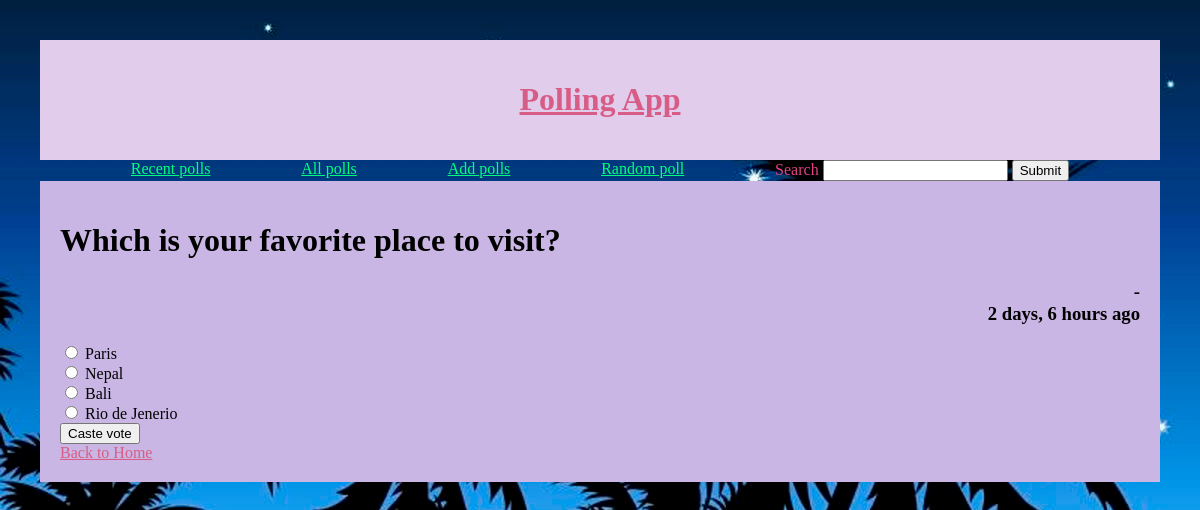
The page /polls/1/ on the database its author committed.
### polls/models.py (models this page shows, shortened)
class Question(models.Model):
    question_text = models.CharField(max_length=128)
    pub_date = models.DateTimeField()
    author = models.CharField(max_length=32)
    opened = models.BooleanField(default=True)
    def was_published_recently(self):
        now = timezone.now()
        return (now - datetime.timedelta(days=1))<= self.pub_date <=now
    was_published_recently.admin_order_field = 'pub_date'
    was_published_recently.boolean = True
    was_published_recently.short_description = 'Published recently?'

class Choice(models.Model):
    question = models.ForeignKey(Question,on_delete=models.CASCADE)
    choice_text=  models.CharField(max_length=32)
    vote = models.IntegerField(default=0)

### polls/views.py (the view)
# urls.py: path('<int:question_id>/',views.detail,name="detail"),
def detail(request,question_id):
    question= Question.objects.get( pk=question_id)
    if question.pub_date <= timezone.now():
        return render(request,'polls/detail.html',{
            "question":question,
            "random_question":random_question,
        })
    else:
         return render(request,'polls/detail.html',{
            'message':"Not published yet!",
            "random_question":random_question,
        })

### polls/templates/polls/detail.html (shortened to what this page needs)
{% extends "polls/layout.html" %} {% block body %}
<h1>{{question.question_text}}</h1>
<h3 style="text-align: right">
  -{{question.author}} <br />
  {{question.pub_date|timesince}} ago
</h3>
{% if question.choice_set.all %}
<form action="{% url 'polls:vote' question.id %}" method="POST">
  {% csrf_token %} {% for choice in question.choice_set.all %}
  <input type="radio" name="choice" id="choice" value="{{choice.id}}" />
  <label for="{{forloop.count}}">{{choice.choice_text}}</label> <br />
  {% endfor %} {% if question.opened == True %}
  <input type="submit" value="Caste vote" />
  {% else %}
  <h2 style="color: red">Poll has been closed for voting.</h2>
  <a href="{% url 'polls:result' question.id %}">See the results</a>
  {% endif %}
</form>
{% else %}
<h1>Sorry, This question has no options.</h1>
{% endif %}
<a href="{% url 'polls:index' %}">Back to Home</a>
{% endblock %}

### polls/static/polls/styles.css (style rules this page uses)
body { background-color: #be9fe1; background: white url("images/love.JPG") no-repeat; font-family: Cambria, Cochin, Georgia, Times, "Times New Roman", sans-serif; display: grid; margin: 40px; }
a { color: rgb(216, 93, 134); }

### rows shown on the page
Question: question_text "Which is your favorite place to visit?", pub_date "2 days, 6 hours"
Choice: choice_text "Paris"
Choice: choice_text "Nepal"
Choice: choice_text "Bali"
Choice: choice_text "Rio de Jenerio"
